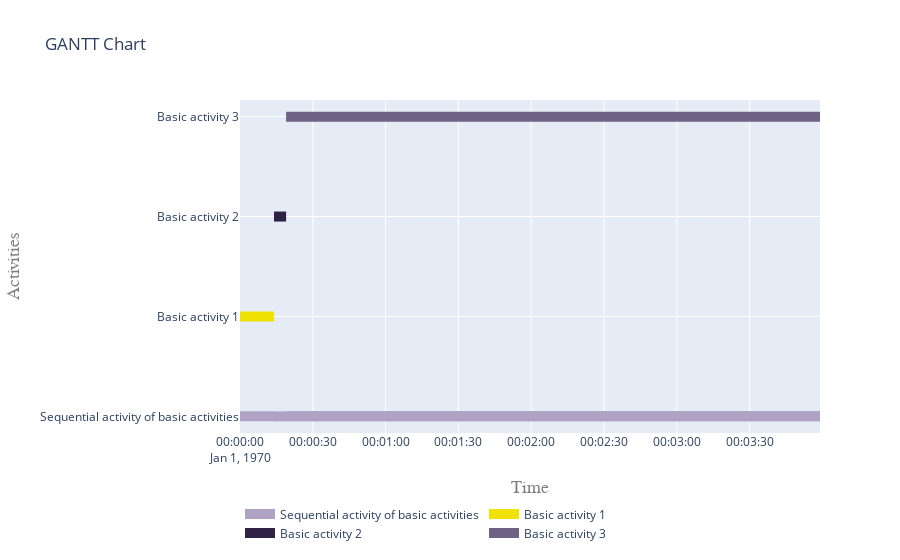

This figure's notebook cell:
### Markdown cell above
##### 5.2 Visualise gantt charts

### Code cell
plot.get_gantt_chart([sequential_activity, *sub_processes])

### Figure 1 — Plotly figure (JSON) as saved in the notebook; plotly's stock layout.template omitted (floating-point values rounded to 4 significant figures)
{"data": [{"connectgaps": false, "hoverinfo": "y+name", "line": {"color": "rgb(176,162,196)", "width": 10}, "mode": "lines", "name": "Sequential activity of basic activities", "type": "scatter", "x": ["1970-01-01T00:00:00", "1970-01-01T00:00:00", "1970-01-01T00:00:14", "1970-01-01T00:00:14", "1970-01-01T00:00:14", "1970-01-01T00:00:14", "1970-01-01T00:00:14", "1970-01-01T00:00:19", "1970-01-01T00:00:19", "1970-01-01T00:00:19", "1970-01-01T00:00:19", "1970-01-01T00:00:19", "1970-01-01T00:03:59", "1970-01-01T00:03:59", "1970-01-01T00:03:59", "1970-01-01T00:00:19", "1970-01-01T00:00:19", "1970-01-01T00:03:59", "1970-01-01T00:03:59", "1970-01-01T00:03:59"], "y": ["Sequential activity of basic activities", "Sequential activity of basic activities", "Sequential activity of basic activities", "Sequential activity of basic activities", null, "Sequential activity of basic activities", "Sequential activity of basic activities", "Sequential activity of basic activities", "Sequential activity of basic activities", null, "Sequential activity of basic activities", "Sequential activity of basic activities", "Sequential activity of basic activities", "Sequential activity of basic activities", null, "Sequential activity of basic activities", "Sequential activity of basic activities", "Sequential activity of basic activities", "Sequential activity of basic activities", null]}, {"connectgaps": false, "hoverinfo": "y+name", "line": {"color": "rgb(240,226,4)", "width": 10}, "mode": "lines", "name": "Basic activity 1", "type": "scatter", "x": ["1970-01-01T00:00:00", "1970-01-01T00:00:00", "1970-01-01T00:00:14", "1970-01-01T00:00:14", "1970-01-01T00:00:14"], "y": ["Basic activity 1", "Basic activity 1", "Basic activity 1", "Basic activity 1", null]}, {"connectgaps": false, "hoverinfo": "y+name", "line": {"color": "rgb(48,34,68)", "width": 10}, "mode": "lines", "name": "Basic activity 2", "type": "scatter", "x": ["1970-01-01T00:00:14", "1970-01-01T00:00:14", "1970-01-01T00:00:19", "1970-01-01T00:00:19", "1970-01-01T00:00:19"], "y": ["Basic activity 2", "Basic activity 2", "Basic activity 2", "Basic activity 2", null]}, {"connectgaps": false, "hoverinfo": "y+name", "line": {"color": "rgb(112,98,132)", "width": 10}, "mode": "lines", "name": "Basic activity 3", "type": "scatter", "x": ["1970-01-01T00:00:19", "1970-01-01T00:00:19", "1970-01-01T00:03:59", "1970-01-01T00:03:59", "1970-01-01T00:03:59"], "y": ["Basic activity 3", "Basic activity 3", "Basic activity 3", "Basic activity 3", null]}], "layout": {"hovermode": "closest", "legend": {"orientation": "h", "x": 0, "y": -0.2}, "title": {"text": "GANTT Chart"}, "xaxis": {"range": ["1970-01-01T00:00:00", "1970-01-01T00:03:59"], "title": {"font": {"color": "#7f7f7f", "family": "Courier New, monospace", "size": 18}, "text": "Time"}}, "yaxis": {"title": {"font": {"color": "#7f7f7f", "family": "Courier New, monospace", "size": 18}, "text": "Activities"}}}}
